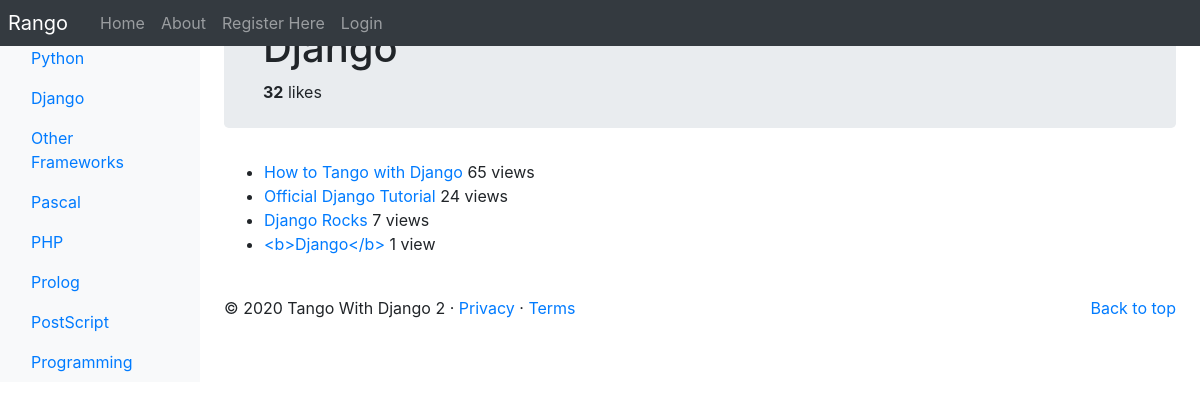
Page /rango/category/django/ on the earlier database version.
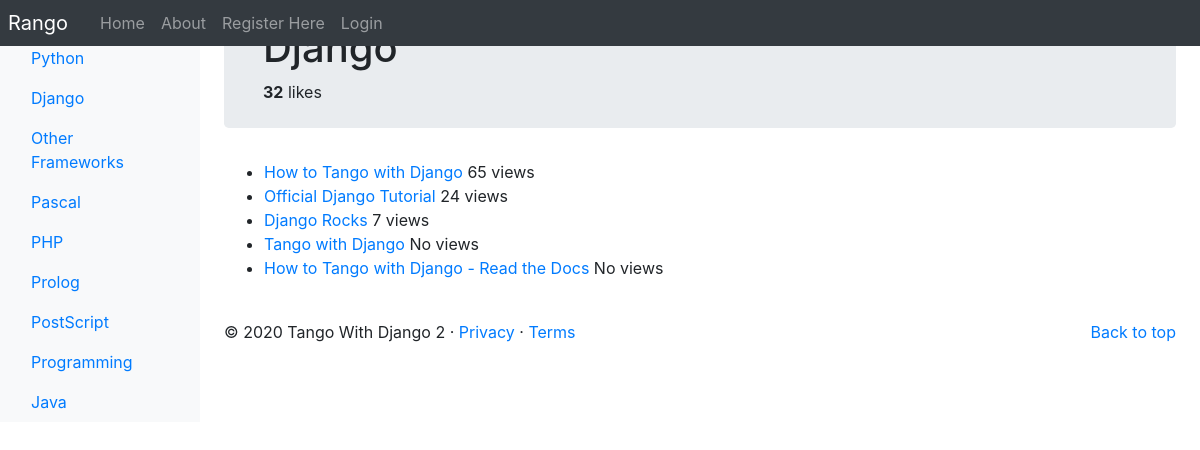
Same page on the later database version.
### rango/models.py (models this page shows, shortened)
class Category(models.Model):
    NAME_MAX_LENGTH = 128
    name = models.CharField(max_length=NAME_MAX_LENGTH, unique=True)
    views = models.IntegerField(default=0)
    likes = models.IntegerField(default=0)
    slug = models.SlugField(unique=True)
    class Meta:
        verbose_name_plural = 'Categories'

class Page(models.Model):
    TITLE_MAX_LENGTH = 128
    URL_MAX_LENGTH = 200
    category = models.ForeignKey(Category, on_delete=models.CASCADE)
    title = models.CharField(max_length=TITLE_MAX_LENGTH)
    url = models.URLField()
    views = models.IntegerField(default=0)
    last_visit = models.DateTimeField(blank=True)

### rango/views.py (the view, shortened to what this page needs)
# urls.py: path('category/<slug:category_name_slug>/', ShowCategoryView.as_view(), name='show_category'),
class ShowCategoryView(View):
    context_dict = dict()
    result_list = []
    def get_data(self, category_name_slug):
        try:
            category = Category.objects.get(slug=category_name_slug)
            pages = Page.objects.filter(category=category).order_by('-views')
            self.context_dict['pages'] = pages
            self.context_dict['category'] = category
        except Category.DoesNotExist:
            self.context_dict['category'] = None
            self.context_dict['pages'] = None
    def get(self, request, category_name_slug):
        self.get_data(category_name_slug)
        self.context_dict['result_list'] = self.result_list
        return render(request, 'rango/category.html', context=self.context_dict)

### rango/templatetags/rango_template_tags.py (called while the page is built)
@register.inclusion_tag('rango/categories.html')
def get_category_list(current_category=None):
    return {'categories': Category.objects.all(),
            'current_category': current_category}

### templates/rango/category.html (shortened to what this page needs)
{% extends 'rango/base.html' %}
{% load staticfiles %}
{% block body_block %}
    <div class="jumbotron p-4">
        <div class="container">
            {% if category %}
                <h1 class="jumbotron-heading">{{ category.name }}</h1>
                <div>
                    <strong id="like_count">{{ category.likes }}</strong> likes
                </div>
            {% else %}
                <h1 class="jumbotron-heading">The specified category does not exist.</h1>
            {% endif %}
        </div>
    </div>
    {% if category %}
        <div id="pages">
            {% if pages %}
            <ul>
                {% for page in pages %}
                    <li>
                        <a href="{% url 'rango:goto' %}?page_id={{ page.id }}">{{ page.title }}</a>
                        <span class="tag tag-pill tag-primary">
                            {% if page.views > 1 %}
                                {{ page.views }} views
                            {% elif page.views == 0 %}
                                No views
                            {% else %}
                                {{ page.views }} view
                            {% endif %}
                        </span></li>
                {% endfor %}
            </ul>
            {% else %}
                <strong>No pages currently in category.</strong>
            {% endif %}
        </div>
        <br />
    {% endif %}
{% endblock %}

### templates/rango/categories.html (shortened to what this page needs)
<ul class="nav flex-column">
    {% if categories %}
        {% for c in categories %}
            {% if c == current_category %}
                <li class="nav-item">
                    <a class="nav-link active" href="{% url 'rango:show_category' c.slug %}">
                        {{ c.name }}
                    </a>
                </li>
            {% else %}
                <li class="nav-item">
                    <a class="nav-link" href="{% url 'rango:show_category' c.slug %}">
                        {{ c.name }}
                    </a>
                </li>
            {% endif %}
        {% endfor %}
    {% else %}
        <li class="nav-item">There are no categories present.</li>
    {% endif %}
</ul>

Differences in the rows shown:
removed Page: title "<b>Django</b>", views "1"
added Category: name "Java"
added Page: title "Tango with Django", views "No views"
added Page: title "How to Tango with Django - Read the Docs", views "No views"
